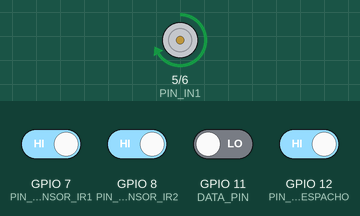
The program below on a simulated ESP32-S3. Parts: motor-driver pin pairs drawn as motors (green arrow = first pin HIGH = forward, orange = second pin HIGH = backward, longer = more drive, scaled by the enable pin). The inputs (shaded band) are chosen by the test bench; at power-on: GPIO 7 (PIN_SENSOR_IR1), GPIO 8 (PIN_SENSOR_IR2), GPIO 12 (PIN_SENSOR_DESPACHO) HIGH, GPIO 11 (DATA_PIN) LOW. WiFi joins after 1.5 s; servers stay silent unless stated; no MQTT or app messages arrive unless stated; what the program prints to the serial monitor is not drawn.

Above: at 0.8 s.
0.9 s: GPIO 7 (PIN_SENSOR_IR1) driven LOW
At 3.7 s:
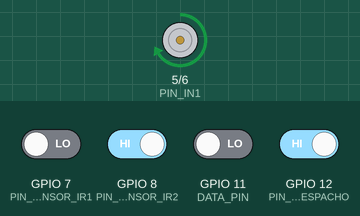
3.9 s: GPIO 8 (PIN_SENSOR_IR2) driven LOW
At 5.9 s:
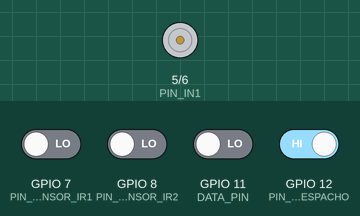
6.4 s: GPIO 8 (PIN_SENSOR_IR2) driven HIGH
At 7.4 s:
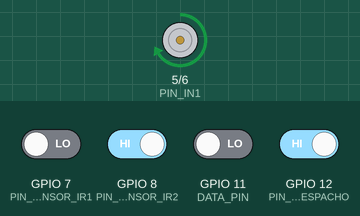
Timing chart, 0 to 15.4 s (numbered marks = the images above; inputs shaded):
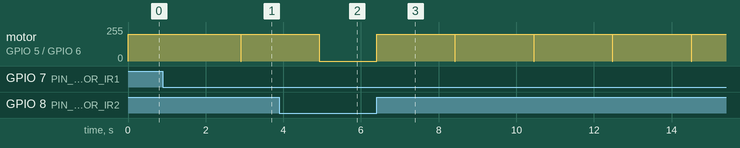

The program:

main.cpp
```cpp
#include <Arduino.h>
#include <WiFi.h>
#include <PubSubClient.h>

// ==========================================
// CONFIGURACIÓN WIFI Y MQTT
// ==========================================
const char* ssid = "TU_RED_WIFI";
const char* password = "TU_PASSWORD";
const char* mqtt_server = "IP_DE_TU_BROKER";
const int mqtt_port = 1883;

WiFiClient espClient;
PubSubClient client(espClient);

// Mutex para proteger la librería MQTT entre los dos núcleos
SemaphoreHandle_t mqttMutex;

// ==========================================
// DEFINICIÓN DE PINES (ESP32-S3)
// ==========================================
// Zona de Recolección - Motor
const int PIN_ENA = 4;
const int PIN_IN1 = 5;
const int PIN_IN2 = 6;

// Zona de Recolección - Sensores IR
const int PIN_SENSOR_IR1 = 7;
const int PIN_SENSOR_IR2 = 8;

// Zona de Almacenamiento - Registro de Desplazamiento
const int LATCH_PIN = 9;
const int CLOCK_PIN = 10;
const int DATA_PIN  = 11;

// Zona de Despacho
const int PIN_SENSOR_DESPACHO = 12;

// ==========================================
// VARIABLES DE ESTADO
// ==========================================
enum EstadoBanda { BANDA_CORRIENDO, ESPERANDO_PARADA, CAJA_LISTA };
EstadoBanda estadoActualBanda = BANDA_CORRIENDO;

unsigned long tiempoDeteccionIR1 = 0;
const unsigned long TIEMPO_ESPERA_PARADA = 2000;
unsigned long ultimoEnvioSensores = 0;
const unsigned long INTERVALO_ENVIO_SENSORES = 1000;
int estadoAnteriorDespacho = -1;

// ==========================================
// PROTOTIPOS DE FUNCIONES (Requerido en C++/PlatformIO)
// ==========================================
void setup_wifi();
void reconnect();
void arrancarBanda();
void detenerBanda();
uint16_t leerRegistroDesplazamiento();
void TareaSensoresYRed(void *pvParameters);
void TareaRecepcionYDespacho(void *pvParameters);

// ==========================================
// FUNCIONES DE RED
// ==========================================
void setup_wifi() {
  vTaskDelay(pdMS_TO_TICKS(10));
  Serial.println("\nConectando a WiFi...");
  WiFi.begin(ssid, password);
  while (WiFi.status() != WL_CONNECTED) {
    vTaskDelay(pdMS_TO_TICKS(500));
    Serial.print(".");
  }
  Serial.println("\nWiFi conectado.");
}

void reconnect() {
  while (!client.connected() && WiFi.status() == WL_CONNECTED) {
    Serial.print("Intentando conexión MQTT...");
    if (client.connect("ESP32_S3_Almacen")) {
      Serial.println("Conectado al broker");
    } else {
      Serial.print("Fallo, rc=");
      Serial.print(client.state());
      Serial.println(" reintentando en 5 segundos");
      vTaskDelay(pdMS_TO_TICKS(5000));
    }
  }
}

// ==========================================
// FUNCIONES DE CONTROL FÍSICO
// ==========================================
void arrancarBanda() {
  digitalWrite(PIN_IN1, HIGH);
  digitalWrite(PIN_IN2, LOW);
  analogWrite(PIN_ENA, 200);
}

void detenerBanda() {
  digitalWrite(PIN_IN1, LOW);
  digitalWrite(PIN_IN2, LOW);
  analogWrite(PIN_ENA, 0);
}

uint16_t leerRegistroDesplazamiento() {
  digitalWrite(LATCH_PIN, LOW);
  delayMicroseconds(5);
  digitalWrite(LATCH_PIN, HIGH);

  uint16_t valores = 0;
  for (int i = 0; i < 16; i++) {
    int bitLeido = digitalRead(DATA_PIN);
    valores |= (bitLeido << (15 - i));
    digitalWrite(CLOCK_PIN, HIGH);
    delayMicroseconds(5);
    digitalWrite(CLOCK_PIN, LOW);
  }
  return valores;
}

// ==========================================
// TAREAS DE LOS NÚCLEOS (FreeRTOS)
// ==========================================

// --- NÚCLEO 0: Sensores de Almacenamiento y Red MQTT ---
void TareaSensoresYRed(void *pvParameters) {
  setup_wifi();
  client.setServer(mqtt_server, mqtt_port);

  for (;;) {
    if (xSemaphoreTake(mqttMutex, portMAX_DELAY) == pdTRUE) {
      if (!client.connected()) {
        reconnect();
      }
      client.loop();
      xSemaphoreGive(mqttMutex);
    }

    if (millis() - ultimoEnvioSensores >= INTERVALO_ENVIO_SENSORES) {
      ultimoEnvioSensores = millis();
      uint16_t sensoresAlmacen = leerRegistroDesplazamiento();

      String payload = "{";
      payload += "\"FilaA\": [";
      for(int i=0; i<5; i++) {
        payload += String(bitRead(sensoresAlmacen, i));
        if(i < 4) payload += ",";
      }
      payload += "], \"FilaB\": [";
      for(int i=0; i<5; i++) {
        payload += String(bitRead(sensoresAlmacen, i + 8));
        if(i < 4) payload += ",";
      }
      payload += "]}";

      if (xSemaphoreTake(mqttMutex, portMAX_DELAY) == pdTRUE) {
        client.publish("almacen/almacenamiento/celdas", payload.c_str());
        xSemaphoreGive(mqttMutex);
      }
    }
    vTaskDelay(pdMS_TO_TICKS(10));
  }
}

// --- NÚCLEO 1: Recepción (Banda) y Despacho ---
void TareaRecepcionYDespacho(void *pvParameters) {
  arrancarBanda();

  for (;;) {
    bool deteccionIR1 = (digitalRead(PIN_SENSOR_IR1) == LOW);
    bool deteccionIR2 = (digitalRead(PIN_SENSOR_IR2) == LOW);

    switch (estadoActualBanda) {
      case BANDA_CORRIENDO:
        if (deteccionIR1) {
          tiempoDeteccionIR1 = millis();
          estadoActualBanda = ESPERANDO_PARADA;
        }
        break;

      case ESPERANDO_PARADA:
        if (millis() - tiempoDeteccionIR1 >= TIEMPO_ESPERA_PARADA) {
          detenerBanda();
          if (xSemaphoreTake(mqttMutex, portMAX_DELAY) == pdTRUE) {
            client.publish("almacen/recoleccion/estado", "CAJA_EN_ESPERA");
            xSemaphoreGive(mqttMutex);
          }
          estadoActualBanda = CAJA_LISTA;
        }
        break;

      case CAJA_LISTA:
        if (!deteccionIR2) {
          arrancarBanda();
          if (xSemaphoreTake(mqttMutex, portMAX_DELAY) == pdTRUE) {
            client.publish("almacen/recoleccion/estado", "CAJA_RECOGIDA_BANDA_ACTIVA");
            xSemaphoreGive(mqttMutex);
          }
          estadoActualBanda = BANDA_CORRIENDO;
        }
        break;
    }

    int estadoActualDespacho = digitalRead(PIN_SENSOR_DESPACHO);
    if (estadoActualDespacho != estadoAnteriorDespacho) {
      if (xSemaphoreTake(mqttMutex, portMAX_DELAY) == pdTRUE) {
        if (estadoActualDespacho == LOW) {
          client.publish("almacen/despacho/estado", "CAJA_LISTA_PARA_DESPACHO");
        } else {
          client.publish("almacen/despacho/estado", "CELDA_DESPACHO_VACIA");
        }
        xSemaphoreGive(mqttMutex);
      }
      estadoAnteriorDespacho = estadoActualDespacho;
    }

    vTaskDelay(pdMS_TO_TICKS(10));
  }
}

// ==========================================
// CONFIGURACIÓN INICIAL (SETUP)
// ==========================================
void setup() {
  Serial.begin(115200);

  pinMode(PIN_ENA, OUTPUT);
  pinMode(PIN_IN1, OUTPUT);
  pinMode(PIN_IN2, OUTPUT);
  pinMode(PIN_SENSOR_IR1, INPUT_PULLUP);
  pinMode(PIN_SENSOR_IR2, INPUT_PULLUP);
  pinMode(LATCH_PIN, OUTPUT);
  pinMode(CLOCK_PIN, OUTPUT);
  pinMode(DATA_PIN, INPUT);
  pinMode(PIN_SENSOR_DESPACHO, INPUT_PULLUP);

  mqttMutex = xSemaphoreCreateMutex();
  if (mqttMutex == NULL) {
    Serial.println("Error al crear el Mutex");
    while(1);
  }

  xTaskCreatePinnedToCore(
    TareaSensoresYRed, "TareaRed", 8192, NULL, 1, NULL, 0
  );

  xTaskCreatePinnedToCore(
    TareaRecepcionYDespacho, "TareaMotores", 4096, NULL, 1, NULL, 1
  );

  vTaskDelete(NULL);
}

void loop() {
  // Vacío intencionalmente (Controlado por FreeRTOS)
}
```

Measured:
- after the input at 0.9 s, motor on GPIO 5 (PIN_IN1) / GPIO 6 (PIN_IN2): forward 200/255 → stopped after 2.0 s, → forward 200/255 0.01 s later
- after the input at 3.9 s, motor on GPIO 5 (PIN_IN1) / GPIO 6 (PIN_IN2): goes on until 4.9 s, then stays stopped
- after the input at 6.4 s, motor on GPIO 5 (PIN_IN1) / GPIO 6 (PIN_IN2): alternates forward 200/255 for 2.0 s and stopped for 0.01 s, starting at once
